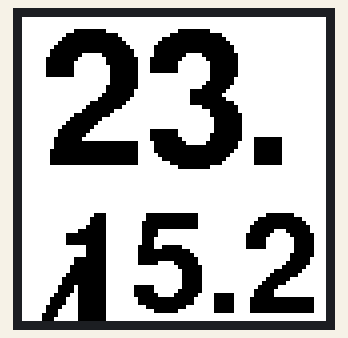
The sketch below on a simulated ESP32. On the bench: 152×152 colour display. What the sketch prints to the serial monitor is not drawn.

Above: at 15.1 s.

The sketch:

epd154_demofrank.ino
```cpp
// include library, include base class, make path known
#include <GxEPD.h>
// select the display class to use
//#include <GxGDEP015OC1/GxGDEP015OC1.h>
#include <GxGDEW0154Z17/GxGDEW0154Z17.h> //fast ok
#include <GxIO/GxIO_SPI/GxIO_SPI.h>
#include <GxIO/GxIO.h>


// mapping suggestion for ESP32, e.g. LOLIN32, see .../variants/.../pins_arduino.h for your board
// NOTE: there are variants with different pins for SPI ! CHECK SPI PINS OF YOUR BOARD
// BUSY -> 4, RST -> 16, DC -> 17, CS -> SS(5), CLK -> SCK(18), DIN -> MOSI(23), GND -> GND, 3.3V -> 3.3V

//GxIO_Class io(SPI, 5/* CS */, 17/* DC */, 16/* RST */);
//GxEPD_Class display(io, /*RST=D4*/ 16, /*BUSY=D2*/ 4);

GxIO_Class io(SPI, SS, 22, 21);
GxEPD_Class display(io, 16, 4);

// FreeFonts from Adafruit_GFX
#include <Fonts/FreeSansBold18pt7b.h>
#include <Fonts/FreeSansBold24pt7b.h>


void setup() {
  Serial.begin(115200);
  delay(10);
  Serial.println();
  Serial.println("setup");
  display.init();

  float humidity = 15.2;
  float temperature = 23.4;
  float dewpoint = 45.0;
  float waterFDP = 11.1;
  char dC[3] = {'°', 'C', 0};
  Serial.print("Current humdity = ");
  Serial.print(humidity);
  Serial.print("% ");
  Serial.print("temperature = ");
  Serial.print(temperature);
  Serial.print(dC);
  Serial.print(" water=");
  Serial.print(waterFDP);
  Serial.print("g/m3");
  Serial.print(" dewpoint = ");
  Serial.print(dewpoint);
  Serial.println(dC);

  uint16_t middleY = display.height() / 2;
  display.setRotation(3);
  display.fillScreen(GxEPD_WHITE);
  display.setTextColor(GxEPD_BLACK);
  display.setFont(&FreeSansBold24pt7b);
  display.setTextSize(2);
  display.setCursor(8, 72);
  display.print(temperature, 1);
  display.setFont(&FreeSansBold18pt7b);
  display.setTextSize(2);
  display.setCursor(16, 146);
  display.print(humidity, 1);
  display.setTextSize(1);
  display.print("%");
  display.setCursor(16, 198);
  display.print(dewpoint, 1);
  display.print("  ");
  display.print(5.0, 1);
  display.print("V");
  display.update();
}

void loop() {


}
```
